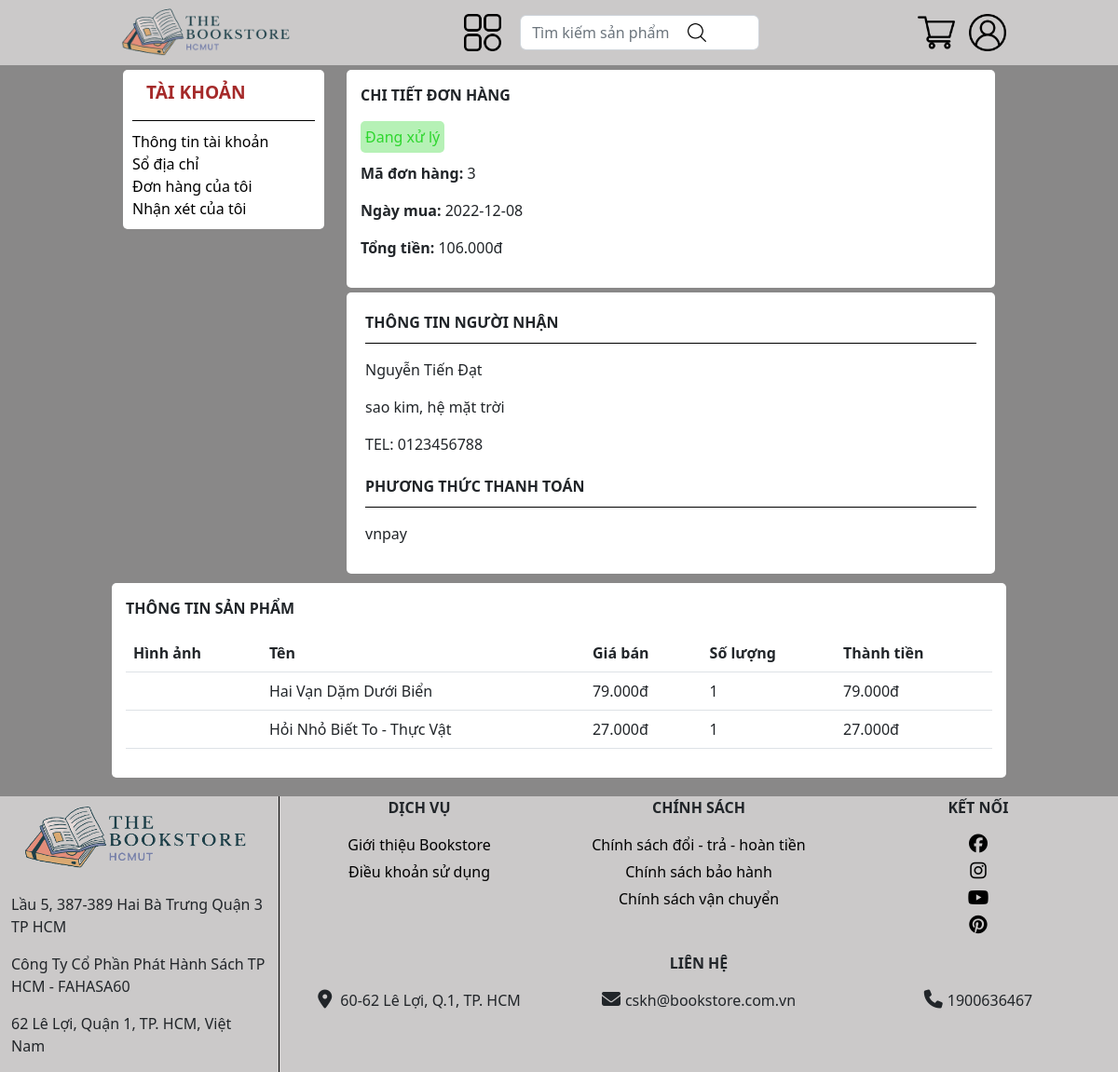
Page /app/views/customer/order-detail.php?oder_id=3 (signed in) on the committed database.
### tables this page shows
CREATE TABLE `oder` (
  `oder_id` int(10) NOT NULL,
  `cost` double NOT NULL,
  `status` int(2) NOT NULL DEFAULT 1 COMMENT '1 la dang xu li, 2 la hoan tat',
  `oder_date` date NOT NULL,
  `payment_method` varchar(50) NOT NULL,
  `customer_id` int(10) NOT NULL,
  `address_id` int(10) NOT NULL
);

CREATE TABLE `customer` (
  `customer_id` int(10) NOT NULL,
  `email` varchar(50) NOT NULL,
  `pass` varchar(50) NOT NULL,
  `name` varchar(50) NOT NULL,
  `phone` varchar(10) NOT NULL,
  `code` varchar(225) NOT NULL,
  `verify_status` int(1) NOT NULL DEFAULT 0
);

CREATE TABLE `address` (
  `address_id` int(10) NOT NULL,
  `address` varchar(225) NOT NULL,
  `is_default` int(2) NOT NULL,
  `customer_id` int(10) NOT NULL
);

CREATE TABLE `book` (
  `book_id` int(10) NOT NULL,
  `name` varchar(225) NOT NULL,
  `description` text NOT NULL,
  `price` double NOT NULL,
  `author` varchar(50) NOT NULL,
  `cover_image` varchar(225) NOT NULL,
  `category_id` int(10) NOT NULL,
  `publisher` text NOT NULL DEFAULT 'Kim Đồng'
);

### app/controller/orderDetail_ctl.php (called while the page is built, shortened)
<?php
        include('../../config.php');
        if(isset($_GET['oder_id'])){
            $oder_id = $_GET['oder_id'];
            $db_oder="SELECT * FROM oder WHERE oder_id='$oder_id' LIMIT 1";
            $db_oder_run = mysqli_query($conn,$db_oder);
            if($db_oder_run){
                if($row = mysqli_fetch_array($db_oder_run)){
                    if($row['status'] == 1){
                        $status = "Đang xử lý";
                    }else if($row['status'] == 2){
                        $status = "Hoàn thành";
                    }
                    $oder_date = $row['oder_date'];
                    $cost = number_format($row['cost'], 0, ',', '.') . "đ";
                    $payment_method = $row['payment_method'];
                    $customer_id = $row['customer_id'];
                    $address_id = $row['address_id'];
                }else{
                    header('location: order-history.php');
                    exit(0);
                }
            }else{
                header('location: order-history.php');
                exit(0);
            }
            $db_add="SELECT `address` FROM `address` WHERE address_id='$address_id' AND customer_id='$customer_id' LIMIT 1";
            $db_add_run = mysqli_query($conn,$db_add);
            if($db_add_run){
                if($row = mysqli_fetch_array($db_add_run)){
                    $address = $row['address'];
                }else{
                    header('location: order-history.php');
                    exit(0);
                }
            }else{
                header('location: order-history.php');
                exit(0);
            }
            $db_info="SELECT `name`, `phone` FROM `customer` WHERE customer_id='$customer_id' LIMIT 1";
            $db_info_run = mysqli_query($conn,$db_info);
            if($db_info_run){
                if($row = mysqli_fetch_array($db_info_run)){
                    $name = $row['name'];
                    $phone = $row['phone'];
                }else{
                    header('location: order-history.php');
                    exit(0);
                }
            }else{
                header('location: order-history.php');
                exit(0);
            }
            $db_quantity="SELECT * FROM `contain` WHERE oder_id='$oder_id'";
            $db_quantity_run = mysqli_query($conn,$db_quantity);
            $book_info = array();
            $book_soluong = array();
            if($db_quantity_run){
                $number_book = mysqli_num_rows($db_quantity_run);
                while($row = mysqli_fetch_array($db_quantity_run)){
                    $db_book="SELECT * FROM `book` WHERE book_id='$row[book_id]'";
                    $db_book_run = mysqli_query($conn,$db_book);
                }
            }else{
                header('location: order-history.php');
                exit(0);
            }
        }else{
            header('location: order-history.php');
            exit(0);
        }
?>

### app/views/customer/order-detail.php (the view, shortened to what this page needs)
<?php
include('../../controller/orderDetail_ctl.php');
?>
<!DOCTYPE html>
<html lang="en">
<head>
    <link href="//cdn.muicss.com/mui-0.10.3/css/mui.min.css" rel="stylesheet" type="text/css" />
    <link href="https://cdn.jsdelivr.net/npm/bootstrap@5.2.3/dist/css/bootstrap.min.css" rel="stylesheet">
    <link rel="stylesheet" href="../../../public/css/header.css">
    <link rel="stylesheet" href="../../../public/css/footer.css">
    <link rel="stylesheet" href="../../../public/css/account/sidebar.css">
    <link rel="stylesheet" href="../../../public/css/account/order-detail.css">
</head>
<body>
    <?php include '../components/header.php'; ?>
    <div class="main-container">
        <div class="container-fluid content">
            <div class="row">
                <div class="col-3">
                    <?php include '../components/customer-sidebar.php'; ?>
                </div>
                <div class="col-9">
                    <div class="order-view-info">
                        <p class="detail-title">CHI TIẾT ĐƠN HÀNG</p>
                        <div class="order-view-status"> <?php echo $status; ?></div>
                        <p> <strong>Mã đơn hàng: </strong><?php echo $oder_id; ?></p>
                        <p> <strong>Ngày mua: </strong><?php echo $oder_date; ?></p>
                        <p><strong>Tổng tiền: </strong><?php echo $cost; ?></p>
                    </div>
                    <div class="container order-view-method">
                        <div class="row">
                            <div class="col">
                                <div class="col-content">
                                    <p class="detail-title">THÔNG TIN NGƯỜI NHẬN</p>
                                    <p><?php echo $name; ?></p>
                                    <p><?php echo $address; ?></p>
                                    <p><?php echo "TEL: " . $phone; ?></p>
                                </div>
                            </div>
                        </div>
                        <div class="col">
                            <div class="col-content">
                                <p class="detail-title">PHƯƠNG THỨC THANH TOÁN</p>
                                <p><?php echo $payment_method; ?></p>
                            </div>
                        </div>
                    </div>
                </div>
                <div class="order-view-product">
                    <p class="detail-title">THÔNG TIN SẢN PHẨM</p>
                    <table class="table">
                        <thead>
                            <tr>
                                <th scope="col">Hình ảnh</th>
                                <th scope="col">Tên</th>
                                <th scope="col">Giá bán</th>
                                <th scope="col">Số lượng</th>
                                <th scope="col">Thành tiền</th>
                            </tr>
                        </thead>
                        <tbody>
                            <?php
                            for ($i = 0; $i < $number_book; $i++) {
                                $src = $book_info[$i]['cover_image'];
                                $name = $book_info[$i]['name'];
                                $price = number_format($book_info[$i]['price'], 0, ',', '.') . "đ";
                                $cost = number_format($book_info[$i]['price'] * $book_soluong[$i], 0, ',', '.') . "đ";
                                echo "
                                            <tr>
                                            <td><img class='product-image' src='$src' alt=''></td>
                                            <td>$name</td>
                                            <td>$price</td>
                                            <td>$book_soluong[$i]</td>
                                            <td>$cost</td>
                                            </tr>
                                            ";
                            }
                            ?>
                        </tbody>
                    </table>
                </div>
            </div>
        </div>
    </div>
    <?php include '../components/footer.php'; ?>
</body>
</html>

### public/css/account/order-detail.css (style rules this page uses)
body { background-color: #bcbab5; min-height: 100vh; display: flex; flex-direction: column; }
.content { width: 80%; }
.main-container { background-color: rgb(137, 136, 136); }
.detail-title { font-weight: 700; }
.order-view-info, .order-view-method, .order-view-product { background-color: white; border-radius: 5px; margin: 5px 0; padding: 15px; }
.order-view-status { background: #b6f1b6; width: fit-content; color: #2ed62e; padding: 5px; border-radius: 5px; margin-bottom: 10px; }
.order-view-product { margin-bottom: 20px; }
.col-content { margin: 5px; }
.col-content .detail-title { border-bottom: 1px solid black; padding-bottom: 10px; }

### rows in the picture
oder: status "Đang xử lý", oder_date "2022-12-08", cost "106.000đ", payment_method "vnpay"
customer: name "Nguyễn Tiến Đạt", phone "0123456788"
address: address "sao kim, hệ mặt trời"
book: name "Hai Vạn Dặm Dưới Biển", price "79.000đ", i "1"
book: name "Hỏi Nhỏ Biết To - Thực Vật", price "27.000đ", i "1"

### other values in the picture
$oder_id "3"
